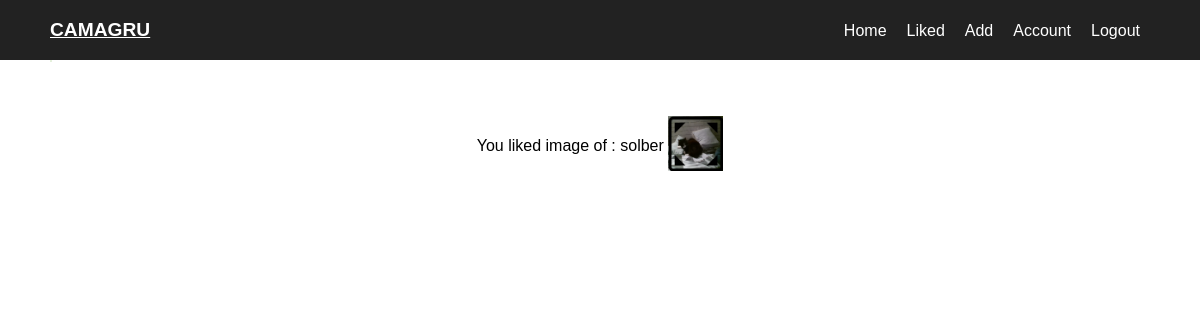
Screenshot of /like_list.php (signed in) with the database file from the repository.
### tables this page shows
CREATE TABLE IF NOT EXISTS `likes` (
  `id` int(11) NOT NULL AUTO_INCREMENT,
  `img_id` int(11) NOT NULL,
  `owner_like_id` int(11) NOT NULL,
  PRIMARY KEY (`id`)
);

CREATE TABLE IF NOT EXISTS `users` (
  `id` int(11) NOT NULL AUTO_INCREMENT,
  `username` varchar(255) NOT NULL,
  `mail` varchar(255) NOT NULL,
  `password` varchar(255) NOT NULL,
  `token` varchar(60) NOT NULL,
  `verified` varchar(1) NOT NULL DEFAULT 'N',
  `mailable` tinyint(1) NOT NULL DEFAULT '1',
  PRIMARY KEY (`id`)
);

CREATE TABLE IF NOT EXISTS `images` (
  `id` int(11) NOT NULL AUTO_INCREMENT,
  `img_path` varchar(255) NOT NULL,
  `owner_id` int(11) NOT NULL,
  `posted_date` datetime DEFAULT CURRENT_TIMESTAMP,
  PRIMARY KEY (`id`)
);

### like_list.php (the view)
<?php require 'required/header.php'; require 'required/functions.php'; iNotConnected(); ?>
    <div class="content">
    	<div class="container">
    		<?php
    			require_once 'required/database.php';
    			$req = $pdo->prepare('SELECT * FROM likes WHERE owner_like_id = ?');
                if ($req->execute([$_SESSION['auth']->id]))
    			{
                    $result = $req->fetchall();
                }
                else
                {
                    put_flash('danger', "Error while querying the DB.", "/index.php");
                }
    			if ($result)
    			{
    				foreach ($result as $key) {
    					$req = $pdo->prepare('SELECT * FROM images WHERE id = ?');
                        if ($req->execute([$key->img_id]))
                        {
                            $img = $req->fetch();
                        }
                        else
                        {
                            put_flash('danger', "Error while querying the DB.", "/index.php");
                        }
    					$req = $pdo->prepare('SELECT * FROM users WHERE id = ?');
                        if ($req->execute([$img->owner_id]))
    					{
                            $name = $req->fetch();
                        }
                        else
                        {
                            put_flash('danger', "Error while querying the DB.", "/index.php");
                        }
    					echo '<center><p>You liked image of : '.$name->username .' <img src="' .$img->img_path .'" width="5%" style="position: relative; top: 20px"></p></center>';
    				}
    			}
    		?>
    	</div>
    </div>

### css/style.css (style rules this page uses)
body { overflow-x: hidden; background: #ffffff; margin: 0; padding: 0; border: 0; font-size: 100%; font: inherit; vertical-align: baseline; }
.container { position: relative; margin: 0 auto; width: 94%; max-width: 1100px; font-family: helvetica, sans-serif; align-items: center; }
.content { position: relative; padding-top: 80px; }
.content p { margin-bottom: 10px; }

### rows the page displays
likes: users.username "solber", images.img_path (picture)
